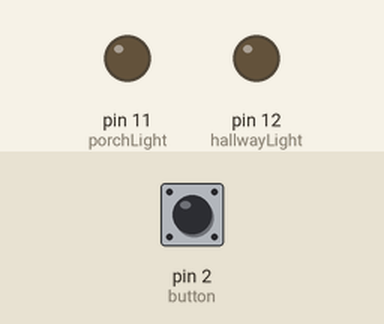
A sketch run on a simulated Arduino Uno, built with avr-gcc and run on an emulated ATmega328P. Parts: output pins drawn as LEDs (lit = HIGH). Inputs (shaded band) come from the test bench; at power-on: pin 2 (button) HIGH.

Above: at 1.2 s.
1.3 s: pin 2 (button) pulled LOW for 0.15 s
At 1.6 s:
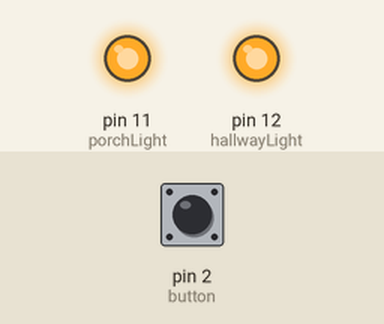
At 31.6 s:
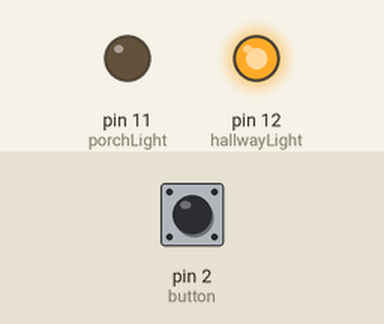
Timing chart, 0 to 32.8 s (numbered marks = the images above; inputs shaded):
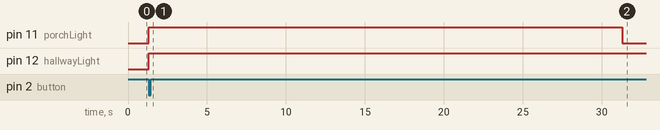

The sketch:

Task1.1Lights_ON.ino
```cpp
// TASK 1.1P
// Design a system to switch ON the porch light and the hallway light when Linda presses the switch/push button.
// The porch light should stay ON for 30 seconds and the hallway light on for 60 seconds.

// Initialize any required variables and their respective pin locations
int button = 2;
int porchLight = 11;
int hallwayLight = 12;

void setup() {
  // Initialize button and pin modes as input/outputs
  pinMode(button, INPUT_PULLUP);
  pinMode(porchLight, OUTPUT);
  pinMode(hallwayLight, OUTPUT);
}

void loop() {
  // Check button state
  if (checkButtonStatus()) {
    // If button is pressed, call method to turn both lights on
    lightsON();
    // Then call method to turn lights off
    lightsOFF();
  }
}

// Checks state of button and returns boolean depending on status
bool checkButtonStatus() {
  // Initialize a variable for if the button is pressed or not
  int state = digitalRead(button);
  if(state == LOW) {
    // Return true if button is pressed
    return true;
  }
  else {
    // Otherwise return if button has not been pressed
    return false;
  }
}

// Turns porch and hallway lights on
void lightsON() {
  digitalWrite(porchLight, HIGH);
  digitalWrite(hallwayLight, HIGH);
}

// Turns porch and hallway lights off
void lightsOFF() {
  // Turn porch light off after 30 seconds
  delay(30000);
  digitalWrite(porchLight, LOW);

  // Turn hallway light off after anolther 30 (totaling 60) seconds
  delay(30000);
  digitalWrite(hallwayLight, LOW);
}
```

Measured:
- after the input at 1.3 s, pin 11 (porchLight): LOW → HIGH at once, → LOW 30.0 s later; pin 12 (hallwayLight): LOW → HIGH at once
